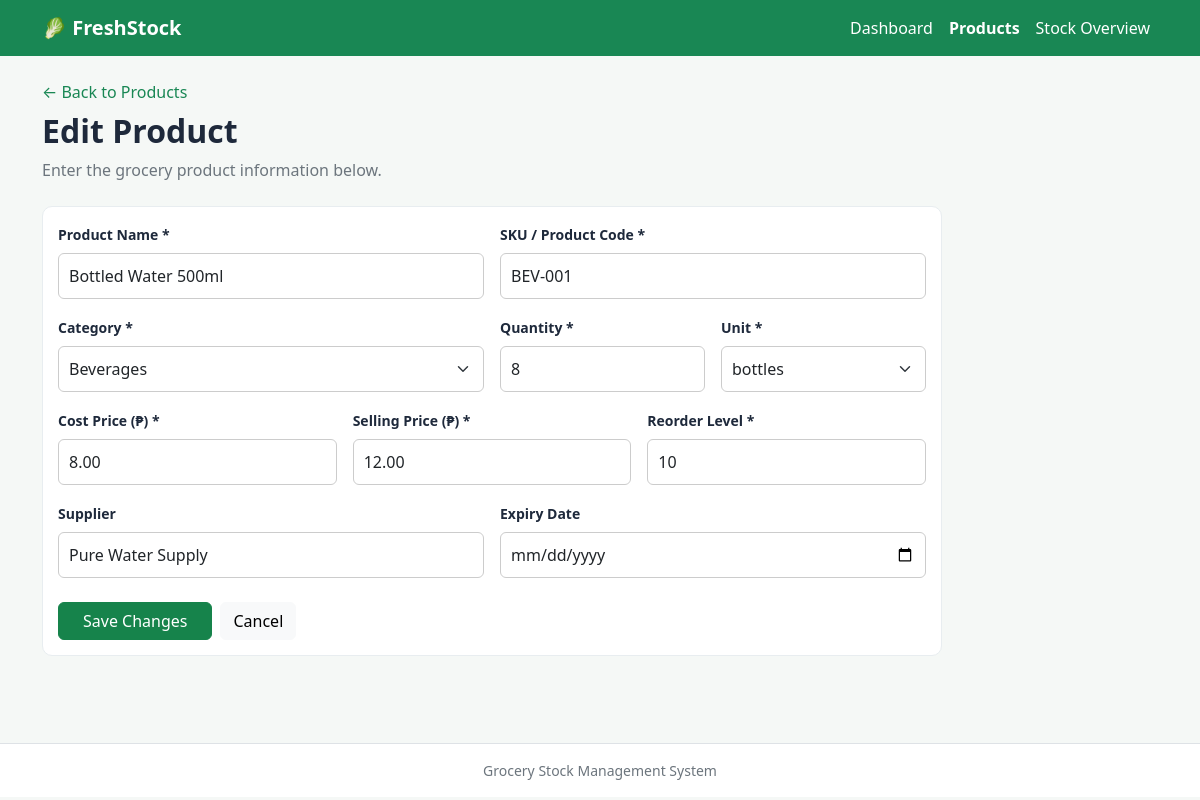
The page /product_form.php?id=2 on the database its author committed.
### tables this page shows
CREATE TABLE IF NOT EXISTS products (
    id INT UNSIGNED AUTO_INCREMENT PRIMARY KEY,
    product_name VARCHAR(120) NOT NULL,
    sku VARCHAR(50) NOT NULL UNIQUE,
    category VARCHAR(80) NOT NULL,
    quantity INT UNSIGNED NOT NULL DEFAULT 0,
    unit VARCHAR(20) NOT NULL DEFAULT 'pcs',
    cost_price DECIMAL(10,2) NOT NULL DEFAULT 0.00,
    selling_price DECIMAL(10,2) NOT NULL DEFAULT 0.00,
    reorder_level INT UNSIGNED NOT NULL DEFAULT 5,
    supplier VARCHAR(120) NULL,
    expiry_date DATE NULL,
    created_at TIMESTAMP DEFAULT CURRENT_TIMESTAMP,
    updated_at TIMESTAMP DEFAULT CURRENT_TIMESTAMP ON UPDATE CURRENT_TIMESTAMP
);

### includes/functions.php (called while the page is built, shortened)
<?php
function e($value) {
    return htmlspecialchars($value, ENT_QUOTES, 'UTF-8');
}
?>

### product_form.php (the view, shortened to what this page needs)
<?php
require_once 'config.php';
require_once 'includes/functions.php';
$id = $_GET['id'] ?? null;
$product = [
    'product_name' => '',
    'sku' => '',
    'category' => 'Other',
    'quantity' => 0,
    'unit' => 'pcs',
    'cost_price' => '0.00',
    'selling_price' => '0.00',
    'reorder_level' => 5,
    'supplier' => '',
    'expiry_date' => ''
];
if ($id) {
    $stmt = $pdo->prepare("SELECT * FROM products WHERE id = ?");
    $stmt->execute([$id]);
    $found = $stmt->fetch();
    $product = $found;
}
require 'includes/header.php';
?>
<div class="mb-4">
    <a href="products.php" class="text-success text-decoration-none">
        ← Back to Products
    </a>
    <h1 class="h2 fw-bold mt-2">
        <?= $id ? 'Edit Product' : 'Add New Product' ?>
    </h1>
    <p class="text-secondary">
        Enter the grocery product information below.
    </p>
</div>
<div class="panel form-panel">
    <form method="POST">
        <div class="row g-3">
            <div class="col-md-6">
                <label class="form-label">Product Name *</label>
                <input type="text" name="product_name" class="form-control"
                    required maxlength="120"
                    value="<?= e($product['product_name']) ?>">
            </div>
            <div class="col-md-6">
                <label class="form-label">SKU / Product Code *</label>
                <input type="text" name="sku" class="form-control"
                    required maxlength="50"
                    value="<?= e($product['sku']) ?>">
            </div>
            <div class="col-md-6">
                <label class="form-label">Category *</label>
                <select name="category" class="form-select" required>
                    <?php
                    $categories = [
                        'Canned Goods', 'Beverages', 'Snacks', 'Dairy',
                        'Bakery', 'Rice & Grains', 'Personal Care',
                        'Household', 'Frozen Foods', 'Other'
                    ];
                    foreach ($categories as $cat):
                    ?>
                        <option value="<?= e($cat) ?>"
                            <?= $product['category'] == $cat ? 'selected' : '' ?>>
                            <?= e($cat) ?>
                        </option>
                    <?php endforeach; ?>
                </select>
            </div>
            <div class="col-md-3">
                <label class="form-label">Quantity *</label>
                <input type="number" name="quantity" class="form-control"
                    min="0" required
                    value="<?= e($product['quantity']) ?>">
            </div>
            <div class="col-md-3">
                <label class="form-label">Unit *</label>
                <select name="unit" class="form-select" required>
                    <?php
                    $units = ['pcs', 'packs', 'bottles', 'cans',
                              'kg', 'grams', 'liters', 'boxes'];
                    foreach ($units as $unit):
                    ?>
                        <option value="<?= e($unit) ?>"
                            <?= $product['unit'] == $unit ? 'selected' : '' ?>>
                            <?= e($unit) ?>
                        </option>
                    <?php endforeach; ?>
                </select>
            </div>
            <div class="col-md-4">
                <label class="form-label">Cost Price (₱) *</label>
                <input type="number" name="cost_price" class="form-control"
                    min="0" step="0.01" required
                    value="<?= e($product['cost_price']) ?>">
            </div>
            <div class="col-md-4">
                <label class="form-label">Selling Price (₱) *</label>
                <input type="number" name="selling_price" class="form-control"
                    min="0" step="0.01" required
                    value="<?= e($product['selling_price']) ?>">
            </div>
            <div class="col-md-4">
                <label class="form-label">Reorder Level *</label>
                <input type="number" name="reorder_level" class="form-control"
                    min="0" required
                    value="<?= e($product['reorder_level']) ?>">
            </div>
            <div class="col-md-6">
                <label class="form-label">Supplier</label>
                <input type="text" name="supplier" class="form-control"
                    maxlength="120"
                    value="<?= e($product['supplier']) ?>">
            </div>
            <div class="col-md-6">
                <label class="form-label">Expiry Date</label>
                <input type="date" name="expiry_date" class="form-control"
                    value="<?= e($product['expiry_date'] ?? '') ?>">
            </div>
        </div>
        <div class="d-flex gap-2 mt-4">
            <button type="submit" class="btn btn-success px-4">
                <?= $id ? 'Save Changes' : 'Add Product' ?>
            </button>
            <a href="products.php" class="btn btn-light">
                Cancel
            </a>
        </div>
    </form>
</div>
<?php require 'includes/footer.php'; ?>

### assets/style.css (style rules this page uses)
:root { --green: #16834b; --ink: #1e293b; --muted: #64748b; --line: #e8edf0; }
body { background-color: #f5f8f6; color: var(--ink); min-height: 100vh; }
.stat-card, .panel { background-color: white; border: 1px solid var(--line); border-radius: 10px; padding: 15px; margin-bottom: 15px; }
.form-panel { max-width: 900px; }
.form-label { font-weight: bold; font-size: 14px; }
.form-control, .form-select { padding: 10px; border: 1px solid #ccc; }
.btn-success { background-color: var(--green); border-color: var(--green); }

### rows shown on the page
products: product_name "Bottled Water 500ml", sku "BEV-001", quantity "8", cost_price "8.00", selling_price "12.00", reorder_level "10", supplier "Pure Water Supply"

### other values the page prints
form field category "Beverages"
form field unit "bottles"
